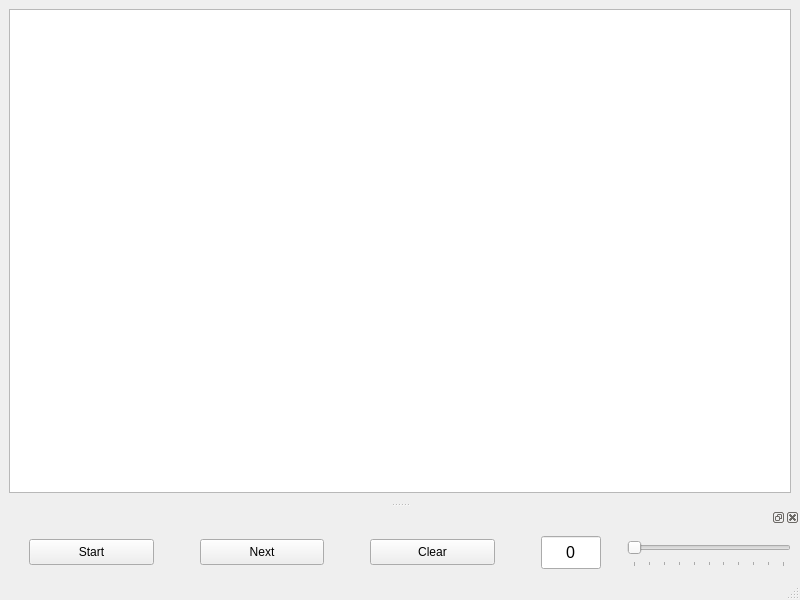
<?xml version="1.0" encoding="UTF-8"?>
<ui version="4.0">
 <class>GameWindow</class>
 <widget class="QMainWindow" name="GameWindow">
  <property name="geometry">
   <rect>
    <x>0</x>
    <y>0</y>
    <width>800</width>
    <height>600</height>
   </rect>
  </property>
  <property name="windowTitle">
   <string>GameWindow</string>
  </property>
  <widget class="QWidget" name="centralwidget">
   <layout class="QVBoxLayout" name="verticalLayout">
    <item>
     <widget class="QTableWidget" name="board">
      <property name="verticalScrollBarPolicy">
       <enum>Qt::ScrollBarAlwaysOff</enum>
      </property>
      <property name="horizontalScrollBarPolicy">
       <enum>Qt::ScrollBarAlwaysOff</enum>
      </property>
      <property name="sizeAdjustPolicy">
       <enum>QAbstractScrollArea::AdjustIgnored</enum>
      </property>
      <property name="autoScroll">
       <bool>false</bool>
      </property>
      <property name="tabKeyNavigation">
       <bool>false</bool>
      </property>
      <property name="showDropIndicator" stdset="0">
       <bool>false</bool>
      </property>
      <property name="dragDropOverwriteMode">
       <bool>false</bool>
      </property>
      <attribute name="horizontalHeaderVisible">
       <bool>false</bool>
      </attribute>
      <attribute name="horizontalHeaderHighlightSections">
       <bool>false</bool>
      </attribute>
      <attribute name="verticalHeaderVisible">
       <bool>false</bool>
      </attribute>
      <attribute name="verticalHeaderHighlightSections">
       <bool>false</bool>
      </attribute>
     </widget>
    </item>
   </layout>
  </widget>
  <widget class="QMenuBar" name="menubar">
   <property name="geometry">
    <rect>
     <x>0</x>
     <y>0</y>
     <width>800</width>
     <height>21</height>
    </rect>
   </property>
  </widget>
  <widget class="QStatusBar" name="statusbar"/>
  <widget class="QDockWidget" name="controls">
   <property name="sizePolicy">
    <sizepolicy hsizetype="Preferred" vsizetype="Minimum">
     <horstretch>0</horstretch>
     <verstretch>0</verstretch>
    </sizepolicy>
   </property>
   <attribute name="dockWidgetArea">
    <number>8</number>
   </attribute>
   <widget class="QWidget" name="dockWidgetContents">
    <layout class="QHBoxLayout" name="horizontalLayout">
     <item>
      <widget class="QPushButton" name="playButton">
       <property name="styleSheet">
        <string notr="true">margin-left: 20px;
margin-right: 20px;
padding: 5px;
</string>
       </property>
       <property name="text">
        <string>Start</string>
       </property>
      </widget>
     </item>
     <item>
      <widget class="QPushButton" name="nextButton">
       <property name="styleSheet">
        <string notr="true">margin-left: 20px;
margin-right: 20px;
padding: 5px;
</string>
       </property>
       <property name="text">
        <string>Next</string>
       </property>
      </widget>
     </item>
     <item>
      <widget class="QPushButton" name="resetButton">
       <property name="sizeIncrement">
        <size>
         <width>0</width>
         <height>0</height>
        </size>
       </property>
       <property name="baseSize">
        <size>
         <width>0</width>
         <height>0</height>
        </size>
       </property>
       <property name="styleSheet">
        <string notr="true">margin-left: 20px;
margin-right: 20px;
padding: 5px;
</string>
       </property>
       <property name="text">
        <string>Clear</string>
       </property>
      </widget>
     </item>
     <item>
      <widget class="QLineEdit" name="turnCounter">
       <property name="sizePolicy">
        <sizepolicy hsizetype="Maximum" vsizetype="Fixed">
         <horstretch>0</horstretch>
         <verstretch>0</verstretch>
        </sizepolicy>
       </property>
       <property name="maximumSize">
        <size>
         <width>100</width>
         <height>16777215</height>
        </size>
       </property>
       <property name="font">
        <font>
         <pointsize>12</pointsize>
        </font>
       </property>
       <property name="styleSheet">
        <string notr="true">margin-left: 20px;
margin-right: 20px;
padding: 5px;
</string>
       </property>
       <property name="text">
        <string>0</string>
       </property>
       <property name="alignment">
        <set>Qt::AlignCenter</set>
       </property>
      </widget>
     </item>
     <item>
      <widget class="QSlider" name="speedSlider">
       <property name="sizePolicy">
        <sizepolicy hsizetype="Maximum" vsizetype="Fixed">
         <horstretch>0</horstretch>
         <verstretch>0</verstretch>
        </sizepolicy>
       </property>
       <property name="maximumSize">
        <size>
         <width>500</width>
         <height>16777215</height>
        </size>
       </property>
       <property name="styleSheet">
        <string notr="true">margin-left: 20px;
margin-right: 20px;
padding: 5px;
</string>
       </property>
       <property name="maximum">
        <number>10</number>
       </property>
       <property name="value">
        <number>0</number>
       </property>
       <property name="sliderPosition">
        <number>0</number>
       </property>
       <property name="tracking">
        <bool>true</bool>
       </property>
       <property name="orientation">
        <enum>Qt::Horizontal</enum>
       </property>
       <property name="tickPosition">
        <enum>QSlider::TicksBelow</enum>
       </property>
       <property name="tickInterval">
        <number>0</number>
       </property>
      </widget>
     </item>
    </layout>
   </widget>
  </widget>
 </widget>
 <resources/>
 <connections/>
</ui>
